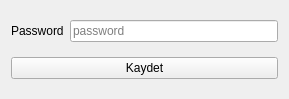
<?xml version="1.0" encoding="UTF-8"?>
<ui version="4.0">
 <class>Form</class>
 <widget class="QWidget" name="Form">
  <property name="geometry">
   <rect>
    <x>0</x>
    <y>0</y>
    <width>289</width>
    <height>99</height>
   </rect>
  </property>
  <property name="windowTitle">
   <string>Giriş Onayı</string>
  </property>
  <layout class="QGridLayout" name="gridLayout">
   <item row="0" column="0">
    <widget class="QLabel" name="label">
     <property name="text">
      <string>Password</string>
     </property>
    </widget>
   </item>
   <item row="0" column="1">
    <widget class="QLineEdit" name="lineEdit">
     <property name="echoMode">
      <enum>QLineEdit::Password</enum>
     </property>
     <property name="placeholderText">
      <string>password</string>
     </property>
    </widget>
   </item>
   <item row="1" column="0" colspan="2">
    <widget class="QPushButton" name="pushButton">
     <property name="text">
      <string>Kaydet</string>
     </property>
    </widget>
   </item>
  </layout>
 </widget>
 <resources/>
 <connections/>
</ui>
